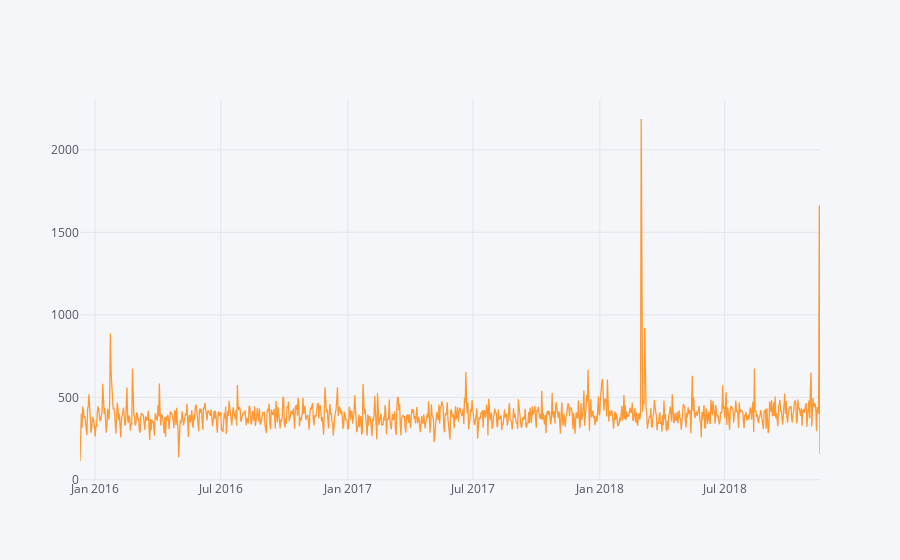

Notebook source saved alongside this figure:
### Code cell
df.groupby('Date').count()['lat'].iplot(kind='line')

### Figure 1 — Plotly figure (JSON) as saved in the notebook; plotly's stock layout.template omitted (floating-point values rounded to 4 significant figures; data arrays with more than 128 entries replaced by an {"elided": "..."} marker saying what was removed)
{"data": [{"line": {"color": "rgba(255, 153, 51, 1.0)", "dash": "solid", "shape": "linear", "width": 1.3}, "mode": "lines", "name": "lat", "text": "", "type": "scatter", "uid": "ca282a33-12fe-4ab2-bf87-80b95712cc26", "x": {"elided": "1073 str values"}, "y": {"elided": "1073 int values"}}], "layout": {"legend": {"bgcolor": "#F5F6F9", "font": {"color": "#4D5663"}}, "paper_bgcolor": "#F5F6F9", "plot_bgcolor": "#F5F6F9", "title": {"font": {"color": "#4D5663"}}, "xaxis": {"gridcolor": "#E1E5ED", "showgrid": true, "tickfont": {"color": "#4D5663"}, "title": {"font": {"color": "#4D5663"}, "text": ""}, "zerolinecolor": "#E1E5ED"}, "yaxis": {"gridcolor": "#E1E5ED", "showgrid": true, "tickfont": {"color": "#4D5663"}, "title": {"font": {"color": "#4D5663"}, "text": ""}, "zerolinecolor": "#E1E5ED"}}}
